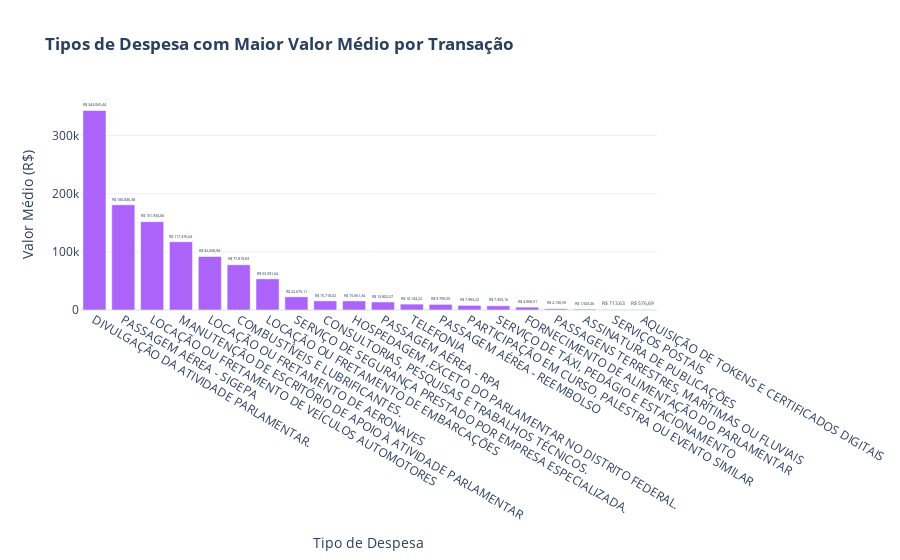

The notebook cell this image was saved under:
### Code cell
# 3 Tipos de Despesa por Valor Médio
top_tipos = (
    df_modelo.groupby('txtDescricao')['vlrLiquidoTotal']
    .mean()
    .sort_values(ascending=False)
    .reset_index()
)
top_tipos['texto'] = top_tipos['vlrLiquidoTotal'].apply(formatar_valor)

fig3 = px.bar(
    top_tipos,
    x='txtDescricao',
    y='vlrLiquidoTotal',
    orientation='v',
    title='<b>Tipos de Despesa com Maior Valor Médio por Transação</b>',
    labels={'vlrLiquidoTotal': 'Valor Médio (R$)', 'txtDescricao': 'Tipo de Despesa'},
    text='texto'
)
fig3.update_layout(showlegend=False, yaxis={'categoryorder':'total ascending'})
fig3.update_traces(textposition='outside', marker_color='#AB63FA')
fig3.show()

### Figure 1 — Plotly figure (JSON) as saved in the notebook; plotly's stock layout.template omitted (floating-point values rounded to 4 significant figures)
{"data": [{"alignmentgroup": "True", "hovertemplate": "Tipo de Despesa=%{x}<br>Valor Médio (R$)=%{y}<br>texto=%{text}<extra></extra>", "legendgroup": "", "marker": {"color": "#AB63FA", "pattern": {"shape": ""}}, "name": "", "offsetgroup": "", "orientation": "v", "showlegend": false, "text": ["R$ 343.065,44", "R$ 180.836,38", "R$ 151.934,06", "R$ 117.376,64", "R$ 92.039,94", "R$ 77.819,83", "R$ 53.591,64", "R$ 22.675,11", "R$ 15.718,02", "R$ 15.661,34", "R$ 13.802,57", "R$ 10.143,22", "R$ 9.709,55", "R$ 7.993,22", "R$ 7.303,16", "R$ 4.968,51", "R$ 2.130,59", "R$ 1.503,46", "R$ 713,63", "R$ 576,69"], "textposition": "outside", "type": "bar", "x": ["DIVULGAÇÃO DA ATIVIDADE PARLAMENTAR.", "PASSAGEM AÉREA - SIGEPA", "LOCAÇÃO OU FRETAMENTO DE VEÍCULOS AUTOMOTORES", "MANUTENÇÃO DE ESCRITÓRIO DE APOIO À ATIVIDADE PARLAMENTAR", "LOCAÇÃO OU FRETAMENTO DE AERONAVES", "COMBUSTÍVEIS E LUBRIFICANTES.", "LOCAÇÃO OU FRETAMENTO DE EMBARCAÇÕES", "SERVIÇO DE SEGURANÇA PRESTADO POR EMPRESA ESPECIALIZADA.", "CONSULTORIAS, PESQUISAS E TRABALHOS TÉCNICOS.", "HOSPEDAGEM ,EXCETO DO PARLAMENTAR NO DISTRITO FEDERAL.", "PASSAGEM AÉREA - RPA", "TELEFONIA", "PASSAGEM AÉREA - REEMBOLSO", "PARTICIPAÇÃO EM CURSO, PALESTRA OU EVENTO SIMILAR", "SERVIÇO DE TÁXI, PEDÁGIO E ESTACIONAMENTO", "FORNECIMENTO DE ALIMENTAÇÃO DO PARLAMENTAR", "PASSAGENS TERRESTRES, MARÍTIMAS OU FLUVIAIS", "ASSINATURA DE PUBLICAÇÕES", "SERVIÇOS POSTAIS", "AQUISIÇÃO DE TOKENS E CERTIFICADOS DIGITAIS"], "xaxis": "x", "y": [343100.0, 180800.0, 151900.0, 117400.0, 92040.0, 77820.0, 53590.0, 22680.0, 15720.0, 15660.0, 13800.0, 10140.0, 9710.0, 7993.0, 7303.0, 4969.0, 2131.0, 1503.0, 713.6, 576.7], "yaxis": "y"}], "layout": {"barmode": "relative", "legend": {"tracegroupgap": 0}, "showlegend": false, "title": {"text": "<b>Tipos de Despesa com Maior Valor Médio por Transação</b>"}, "xaxis": {"anchor": "y", "domain": [0, 1], "title": {"text": "Tipo de Despesa"}}, "yaxis": {"anchor": "x", "categoryorder": "total ascending", "domain": [0, 1], "title": {"text": "Valor Médio (R$)"}}}}
